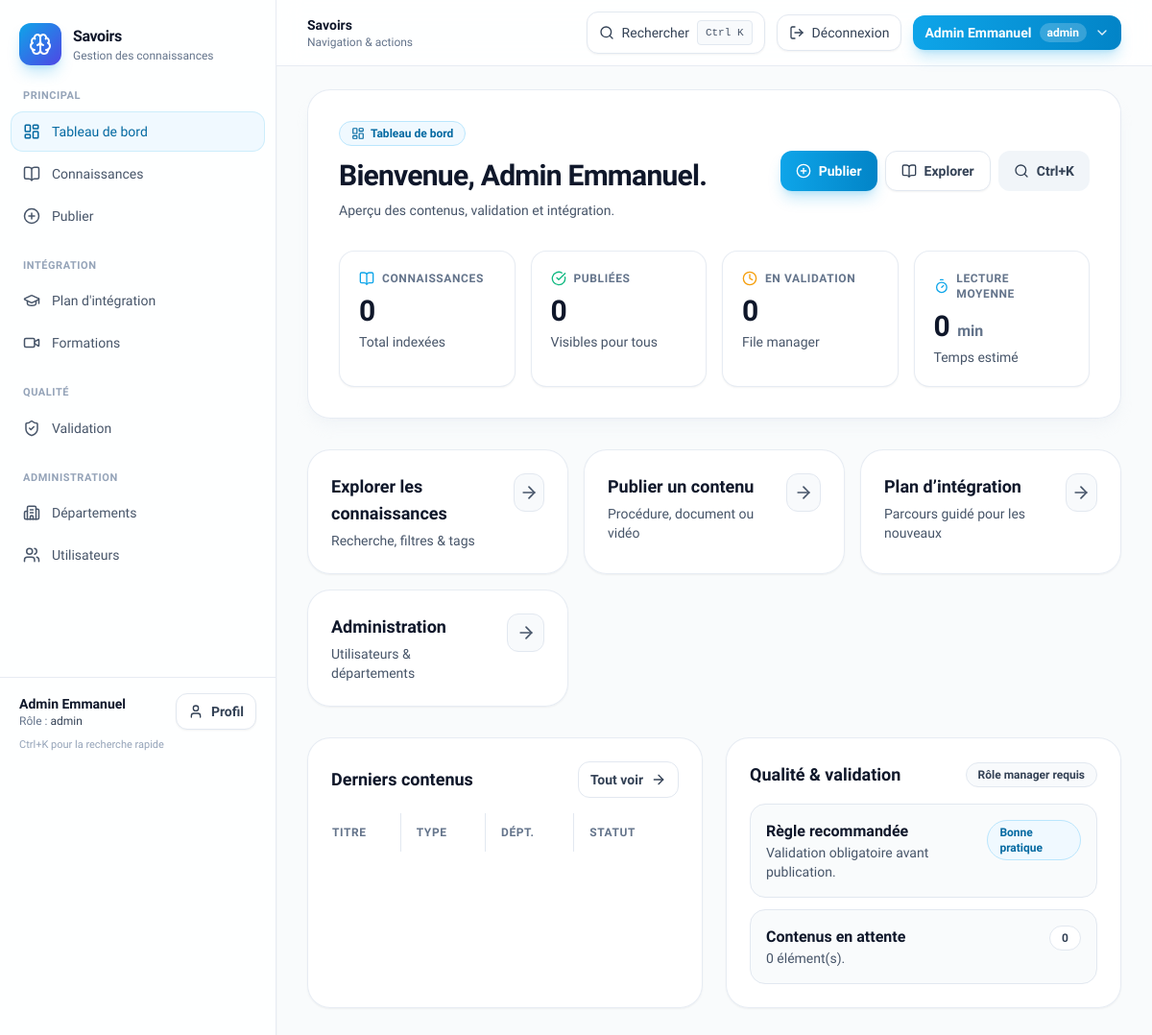
Page /dashboard/ (signed in) on the earlier database version.
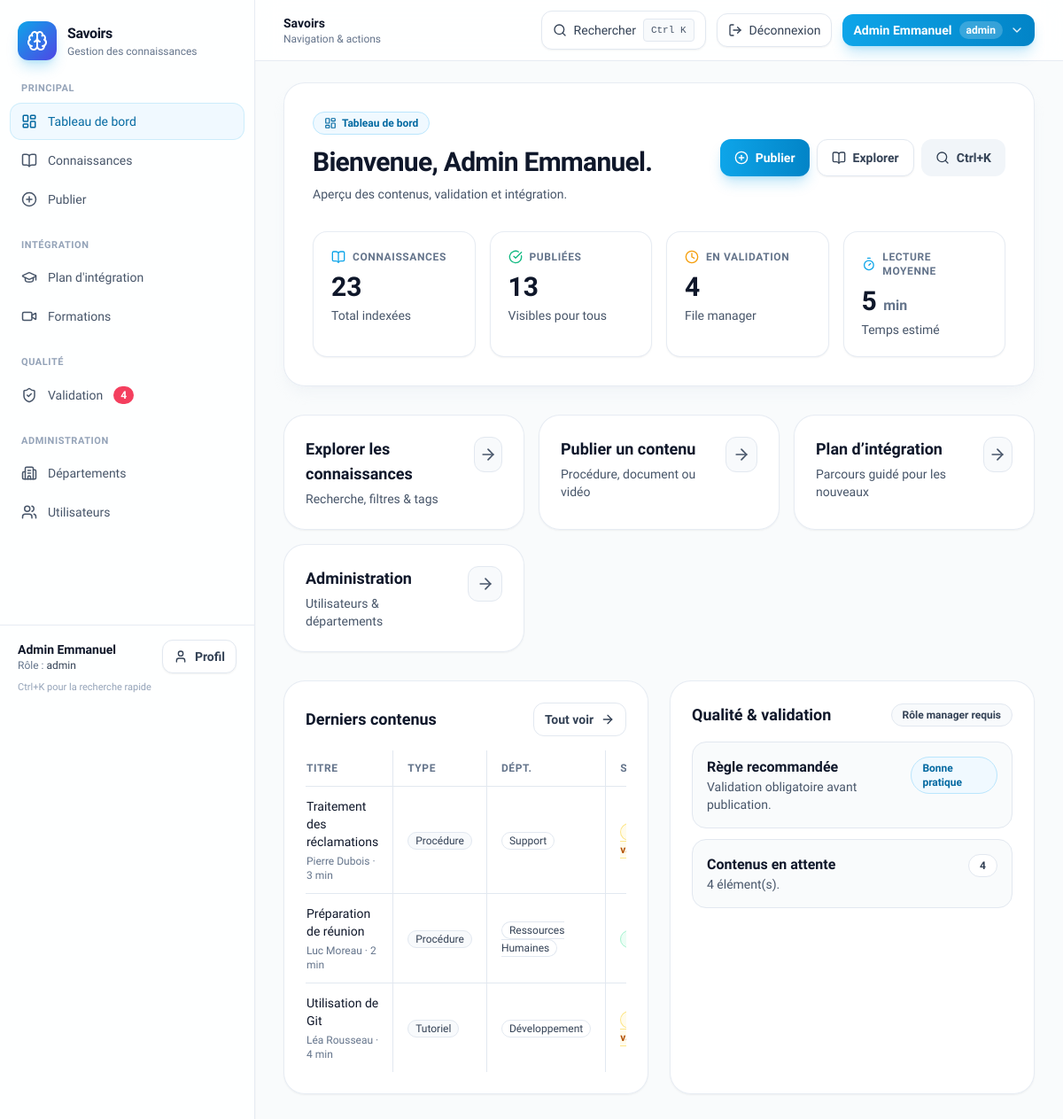
Same page on the later database version.
### app_connaissance/models.py (models this page shows, shortened)
class KnowledgeItem(models.Model):
    class Status(models.TextChoices):
        DRAFT = "draft", "Brouillon"
        IN_REVIEW = "in_review", "En validation"
        PUBLISHED = "published", "Publié"
        REJECTED = "rejected", "Rejeté"
        ARCHIVED = "archived", "Archivé"
    title = models.CharField(max_length=180)
    description = models.CharField(
        max_length=500,
        blank=True,
        default="",
        help_text="Résumé court de la connaissance (une phrase).",
    )
    kind = models.ForeignKey(KnowledgeKind, on_delete=models.PROTECT, related_name="knowledge_items")
    department = models.ForeignKey(
        Department,
        on_delete=models.PROTECT,
        related_name="knowledge_items",
        default=None,
        null=True,
        blank=True,
    )
    author = models.CharField(max_length=120, blank=True, default="")
    author_user = models.ForeignKey(
        settings.AUTH_USER_MODEL,
        on_delete=models.SET_NULL,
        null=True,
        blank=True,
        related_name="authored_knowledge_items",
    )
    content = models.TextField()
    video_url = models.URLField(blank=True, default="")
    attachment = models.FileField(upload_to="knowledge_attachments/", blank=True, null=True)
    status = models.CharField(max_length=20, choices=Status.choices, default=Status.DRAFT)
    tags = models.ManyToManyField("Tag", blank=True, related_name="knowledge_items")
    competences = models.ManyToManyField(Competence, blank=True, related_name="knowledge_items")
    numero_version = models.CharField(max_length=40, default="1.0", help_text="Ex: 1.0, 2024, v2")
    rejection_comment = models.TextField(blank=True, default="", help_text="Commentaire du manager en cas de rejet")
    read_time_min = models.PositiveIntegerField(default=5)
    created_at = models.DateTimeField(auto_now_add=True)
    updated_at = models.DateTimeField(auto_now=True)
    published_at = models.DateTimeField(blank=True, null=True)
    class Meta:
        ordering = ["-updated_at", "-created_at"]

class KnowledgeKind(models.Model):
    name = models.CharField(max_length=40, unique=True)
    slug = models.SlugField(max_length=40, unique=True, blank=True)
    class Meta:
        ordering = ["name"]

class Department(models.Model):
    name = models.CharField(max_length=40, unique=True)
    slug = models.SlugField(max_length=40, unique=True, blank=True)
    entreprise = models.ForeignKey(
        Entreprise, on_delete=models.CASCADE, related_name="departments", null=True, blank=True
    )
    manager = models.ForeignKey(
        User, on_delete=models.SET_NULL, null=True, blank=True, related_name="managed_departments"
    )
    description = models.CharField(max_length=280, blank=True, default="")
    class Meta:
        ordering = ["name"]
    def __str__(self) -> str:
        return self.name

### app_connaissance/views.py (the view)
# urls.py: path('dashboard/', views.dashboard, name='dashboard'),
@frontend_login_required
def dashboard(request: HttpRequest) -> HttpResponse:
    user = request.user
    profile = getattr(user, "profile", None)
    role = profile.role if profile else None
    knowledge_qs = KnowledgeItem.objects.select_related("department").prefetch_related("tags")
    pending_validation = list(knowledge_qs.filter(status=KnowledgeItem.Status.IN_REVIEW)[:8])
    agg = knowledge_qs.aggregate(
        total=Count("id"),
        published=Count("id", filter=Q(status=KnowledgeItem.Status.PUBLISHED)),
        pending=Count("id", filter=Q(status=KnowledgeItem.Status.IN_REVIEW)),
        avg_read=Avg("read_time_min"),
    )
    stats = {
        "total": int(agg["total"] or 0),
        "published": int(agg["published"] or 0),
        "pending": int(agg["pending"] or 0),
        "avg_read": round(float(agg["avg_read"] or 0)) or 0,
    }
    plan_has_link = bool(profile and getattr(profile, "poste_id", None) and getattr(profile.poste, "plan_integration_id", None))
    plan_href = reverse("plan_integration_personnel") if plan_has_link else reverse("onboarding_home")
    plan_title = "Mon plan d'intégration" if plan_has_link else "Plan d'intégration"
    plan_desc = "Quiz et suivi de progression" if plan_has_link else "Parcours guidé pour les nouveaux"
    quick_actions: list[dict[str, Any]] = [
        {"title": "Explorer les connaissances", "desc": "Recherche, filtres & tags", "href": reverse("knowledge_list")},
        {"title": "Publier un contenu", "desc": "Procédure, document ou vidéo", "href": reverse("knowledge_create")},
        {"title": "Plan d’intégration", "desc": "Parcours guidé pour les nouveaux", "href": plan_href},
    ]
    if role == "manager":
        quick_actions.insert(
            1,
            {"title": "Valider des contenus", "desc": "File de validation", "href": reverse("validation_queue")},
        )
    if role == "admin":
        quick_actions.append(
            {"title": "Administration", "desc": "Utilisateurs & départements", "href": reverse("departments")}
        )
    return render(
        request,
        "dashboard/index.html",
        {
            "stats": stats,
            "knowledge": list(knowledge_qs[:3]),
            "pending_validation": pending_validation,
            "quick_actions": quick_actions,
        },
    )

### app_connaissance/frontend_auth.py (called while the page is built)
def frontend_login_required(view_func: Callable[..., HttpResponse]) -> Callable[..., HttpResponse]:
    @wraps(view_func)
    def _wrapped(request: HttpRequest, *args, **kwargs) -> HttpResponse:
        if request.user.is_authenticated:
            return view_func(request, *args, **kwargs)
        if request.session.get("frontend_demo_role"):
            return view_func(request, *args, **kwargs)
        return redirect(reverse("login") + "?next=" + request.get_full_path())
    return _wrapped

### app_connaissance/templates/dashboard/index.html (shortened to what the changed rows need)
{% extends "_layouts/app.html" %}
{% block content %}
  <div class="grid gap-8">
    <section class="overflow-hidden rounded-3xl border border-slate-200/80 bg-white/95 p-6 shadow-lg shadow-slate-200/30 backdrop-blur sm:p-8">
      <div class="flex flex-col gap-4 sm:flex-row sm:items-center sm:justify-between">
        <div>
          <h1 class="mt-3 text-3xl font-bold tracking-tight text-slate-900">Bienvenue, {{ frontend.display_name }}.</h1>
        </div>
      </div>
      <div class="mt-8 grid gap-4 sm:grid-cols-2 lg:grid-cols-4">
        <div class="rounded-2xl border border-slate-200/80 bg-white p-5 shadow-sm transition hover:shadow-md">
          <div class="flex items-center gap-2 text-xs font-semibold uppercase tracking-wider text-slate-500">
            <i data-lucide="book-open" class="h-4 w-4 text-sky-500"></i>
            Connaissances
          </div>
          <div class="mt-2 text-3xl font-bold text-slate-900">{{ stats.total }}</div>
          <div class="mt-1 text-sm text-slate-600">Total indexées</div>
        </div>
        <div class="rounded-2xl border border-slate-200/80 bg-white p-5 shadow-sm transition hover:shadow-md">
          <div class="flex items-center gap-2 text-xs font-semibold uppercase tracking-wider text-slate-500">
            <i data-lucide="check-circle" class="h-4 w-4 text-emerald-500"></i>
            Publiées
          </div>
          <div class="mt-2 text-3xl font-bold text-slate-900">{{ stats.published }}</div>
          <div class="mt-1 text-sm text-slate-600">Visibles pour tous</div>
        </div>
        <div class="rounded-2xl border border-slate-200/80 bg-white p-5 shadow-sm transition hover:shadow-md">
          <div class="flex items-center gap-2 text-xs font-semibold uppercase tracking-wider text-slate-500">
            <i data-lucide="clock" class="h-4 w-4 text-amber-500"></i>
            En validation
          </div>
          <div class="mt-2 text-3xl font-bold text-slate-900">{{ stats.pending }}</div>
          <div class="mt-1 text-sm text-slate-600">File manager</div>
        </div>
        <div class="rounded-2xl border border-slate-200/80 bg-white p-5 shadow-sm transition hover:shadow-md">
          <div class="flex items-center gap-2 text-xs font-semibold uppercase tracking-wider text-slate-500">
            <i data-lucide="timer" class="h-4 w-4 text-sky-500"></i>
            Lecture moyenne
          </div>
          <div class="mt-2 text-3xl font-bold text-slate-900">{{ stats.avg_read }} <span class="text-base font-semibold text-slate-500">min</span></div>
          <div class="mt-1 text-sm text-slate-600">Temps estimé</div>
        </div>
      </div>
    </section>
    <section class="grid gap-4 sm:grid-cols-2 lg:grid-cols-3">
      {% for a in quick_actions %}
        <a href="{{ a.href }}" class="group flex items-start justify-between gap-4 rounded-3xl border border-slate-200/80 bg-white/95 p-6 shadow-sm transition hover:-translate-y-0.5 hover:shadow-lg hover:shadow-slate-200/30">
          <div>
            <div class="text-lg font-bold text-slate-900">{{ a.title }}</div>
            <div class="mt-1 text-sm text-slate-600">{{ a.desc }}</div>
          </div>
          <div class="flex h-10 w-10 items-center justify-center rounded-xl border border-slate-200 bg-slate-50 text-slate-600 transition group-hover:border-sky-200 group-hover:bg-sky-50 group-hover:text-sky-600">
            <i data-lucide="arrow-right" class="h-5 w-5"></i>
          </div>
        </a>
      {% endfor %}
    </section>
    <section class="grid gap-6 lg:grid-cols-2">
      <div class="rounded-3xl border border-slate-200/80 bg-white/95 p-6 shadow-sm">
        <div class="flex items-center justify-between gap-3">
          <h2 class="text-lg font-bold text-slate-900">Derniers contenus</h2>
        </div>
        <div class="mt-4 overflow-x-auto">
          <table class="min-w-full divide-y divide-slate-200 text-sm">
            <thead class="text-left text-xs font-semibold uppercase tracking-wider text-slate-500">
              <tr class="divide-x divide-slate-200">
                <th class="py-3 pr-4">Titre</th>
                <th class="px-4 py-3">Type</th>
                <th class="px-4 py-3">Dépt.</th>
                <th class="px-4 py-3">Statut</th>
              </tr>
            </thead>
            <tbody class="divide-y divide-slate-200">
              {% for k in knowledge %}
                <tr class="divide-x divide-slate-200 transition hover:bg-slate-50">
                  <td class="py-3 pr-4 font-medium text-slate-900">
                    <a class="hover:text-sky-600 hover:underline" href="{% url 'knowledge_detail' k.id %}">{{ k.title }}</a>
                    <div class="mt-1 text-xs text-slate-500">{{ k.author }} · {{ k.read_time_min }} min</div>
                  </td>
                  <td class="px-4 py-3"><span class="rounded-full border border-slate-200 bg-slate-50 px-2 py-0.5 text-xs text-slate-700">{{ k.kind.name }}</span></td>
                  <td class="px-4 py-3"><span class="rounded-full border border-slate-200 bg-white px-2 py-0.5 text-xs text-slate-700">{{ k.department|default:"—" }}</span></td>
                  <td class="px-4 py-3">
                    {% if k.status == "published" %}
                      <span class="rounded-full border border-emerald-200 bg-emerald-50 px-2 py-0.5 text-xs font-semibold text-emerald-700">Publié</span>
                    {% elif k.status == "in_review" %}
                      <span class="rounded-full border border-amber-200 bg-amber-50 px-2 py-0.5 text-xs font-semibold text-amber-700">En validation</span>
                    {% elif k.status == "rejected" %}
                      <span class="rounded-full border border-rose-200 bg-rose-50 px-2 py-0.5 text-xs font-semibold text-rose-700">Rejeté</span>
                    {% else %}
                      <span class="rounded-full border border-slate-200 bg-slate-50 px-2 py-0.5 text-xs font-semibold text-slate-700">Brouillon</span>
                    {% endif %}
                  </td>
                </tr>
              {% endfor %}
            </tbody>
          </table>
        </div>
      </div>
      <div class="rounded-3xl border border-slate-200/80 bg-white/95 p-6 shadow-sm">
        <div class="flex items-center justify-between gap-3">
          <h2 class="text-lg font-bold text-slate-900">Qualité & validation</h2>
        </div>
        <div class="mt-4 space-y-3">
          <div class="rounded-2xl border border-slate-200 bg-slate-50/80 p-4">
            <div class="flex items-start justify-between gap-4">
              <div>
                <div class="font-semibold text-slate-900">Contenus en attente</div>
                <div class="text-sm text-slate-600">{{ pending_validation|length }} élément(s).</div>
              </div>
              <span class="rounded-full border border-slate-200 bg-white px-3 py-1 text-xs font-semibold text-slate-700">{{ pending_validation|length }}</span>
            </div>
          </div>
        </div>
      </div>
    </section>
  </div>
{% endblock %}

### app_connaissance/templates/_partials/sidebar.html (shortened to what the changed rows need)
<div class="flex min-h-screen flex-col">
  <nav class="flex-1 px-3">
    {% if frontend.role == "manager" or frontend.role == "admin" %}
      <a href="{% url 'validation_queue' %}" class="mb-1 flex items-center gap-3 rounded-xl px-3 py-2.5 text-sm font-medium transition
        {% if request.resolver_match.url_name == 'validation_queue' %} bg-sky-50 text-sky-700 ring-1 ring-sky-500/20 {% else %} text-slate-600 hover:bg-slate-100 hover:text-slate-900 {% endif %}">
        <i data-lucide="shield-check" class="h-[18px] w-[18px] shrink-0"></i>
        <span>Validation</span>
        {% if frontend.pending_validation_count %}
          <span class="ml-auto rounded-full bg-rose-500 px-2 py-0.5 text-xs font-semibold text-white">{{ frontend.pending_validation_count }}</span>
        {% endif %}
      </a>
    {% endif %}
  </nav>
</div>

Differences in the rows shown:
added KnowledgeItem: title "Traitement des réclamations", author "Pierre Dubois", read_time_min "3", kind.name "Procédure", department "Support"
added KnowledgeItem: title "Préparation de réunion", author "Luc Moreau", read_time_min "2", kind.name "Procédure", department "Ressources Humaines"
added KnowledgeItem: title "Utilisation de Git", author "Léa Rousseau", read_time_min "4", kind.name "Tutoriel", department "Développement"
Other differences:
{{ frontend.pending_validation_count }}: (not shown) → "4"
{{ stats.total }}: "0" → "23"
{{ stats.published }}: "0" → "13"
{{ stats.pending }}: "0" → "4"
{{ stats.avg_read }}: "0" → "5"
{{ pending_validation|length }}: "0" → "4"
